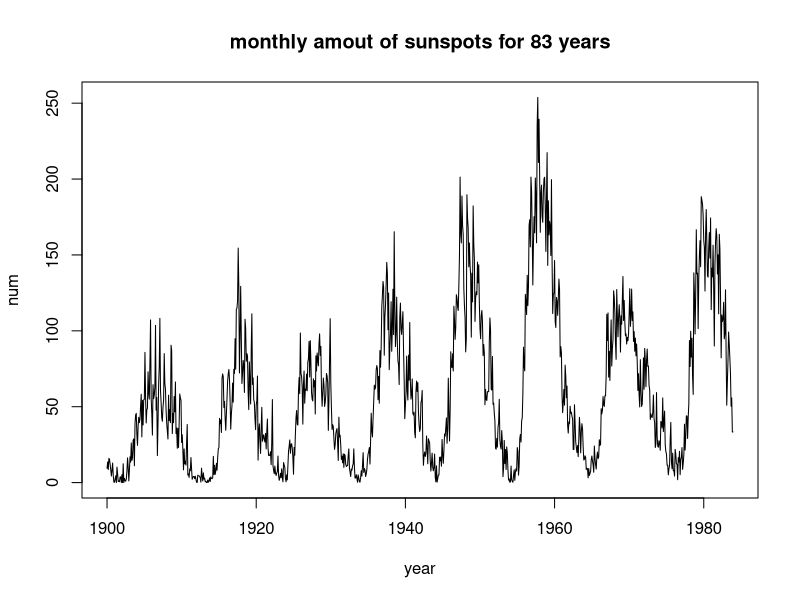
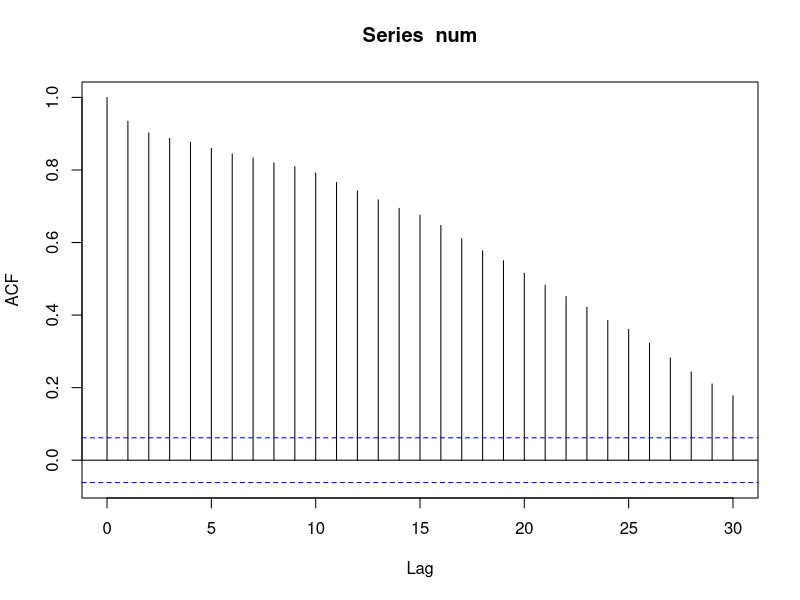
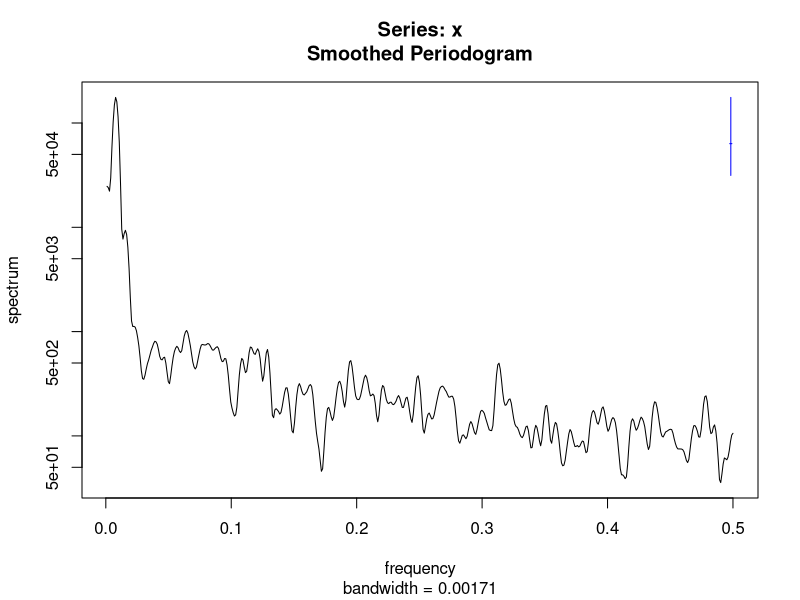
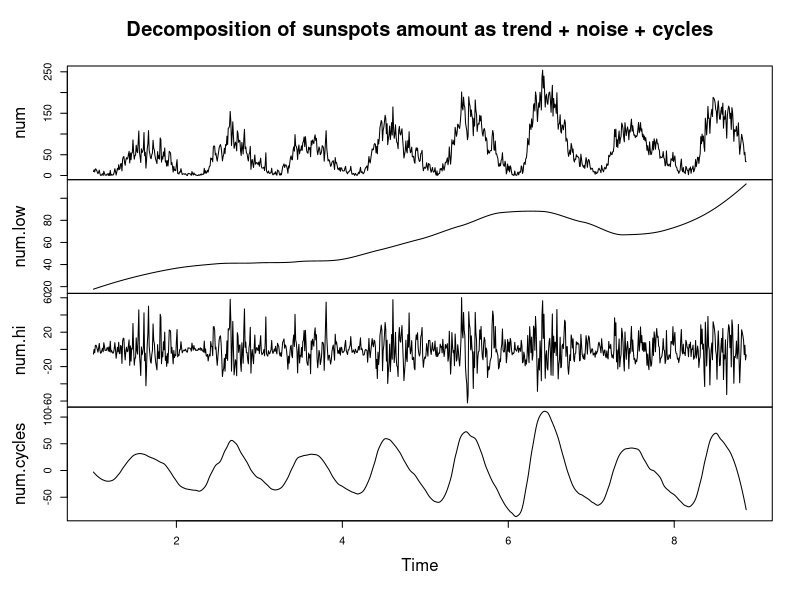

These figures' R source, in order: (Note: a time limit stopped this script after it produced the figures.)
## ---- chunk 1
data <- read.csv(file='sunspots.csv',header=TRUE)
num <-data$number
head(data)
## ---- chunk 2
summary(num)
## ---- chunk 3
year <- seq(from=1900,length=length(num),by=1/12)
plot(num~year,type="l",main="monthly amout of sunspots for 83 years")
## ---- chunk 4
acf(num)
## ---- chunk 5
spec=spectrum(num,spans=c(5,5))
## ---- chunk 6
spec$freq[which.max(spec$spec)]
## ---- chunk 7
length(num)
index=seq(from=1, to=length(num))
length(index)
lo=loess(num~index,span=0.5)
num.low <- ts(loess(num~index,span=0.5)$fitted,frequency=128)
num.hi <- ts(num-loess(num~index,span=0.05)$fitted,frequency=128)
num.cycles <- num - num.hi - num.low
plot(ts.union(num, num.low,num.hi,num.cycles),
     main="Decomposition of sunspots amount as trend + noise + cycles")
## ---- chunk 8
aic_table <- function(data,P,Q){
  table <- matrix(NA,(P+1),(Q+1))
  for(p in 0:P) {
    for(q in 0:Q) {
       table[p+1,q+1] <- arima(data, xreg = index,order=c(p,0,q))$aic
    }
  }
  dimnames(table) <- list(paste("<b> AR",0:P, "</b>", sep=""),paste("MA",0:Q,sep=""))
  table
}
price_aic_table <- aic_table(num,4,4)
require(knitr)
kable(price_aic_table,digits=2)
## ---- chunk 9
arma21 <- arima(num, , xreg = index,order = c(1,0,2));arma21
## ---- chunk 10
ma_roots <- polyroot(c(1,-coef(arma21)[c("ma1","ma2")]))
ma_roots
## ---- chunk 11
arma1211 <- arima(num,  xreg = index,order = c(1,0,2),seasonal=list(order=c(1,0,0),period=128))
arma1212 <- arima(num,xreg = index,order = c(1,0,2),seasonal=list(order=c(0,1,0),period=128))
arma1213 <- arima(num,  xreg = index,order = c(1,0,2),seasonal=list(order=c(0,0,1),period=128))
arma1222 <- arima(num, ,xreg = index,order = c(1,0,2),seasonal=list(order=c(1,0,1),period=128))
arma1211$aic
arma1212$aic
arma1213$aic
arma1222$aic
## ---- chunk 12
par(mfrow=c(1,3))
plot(arma1212$residual)
acf(arma1212$residual)
qqnorm(arma1212$residual)
qqline(arma1212$residual)
